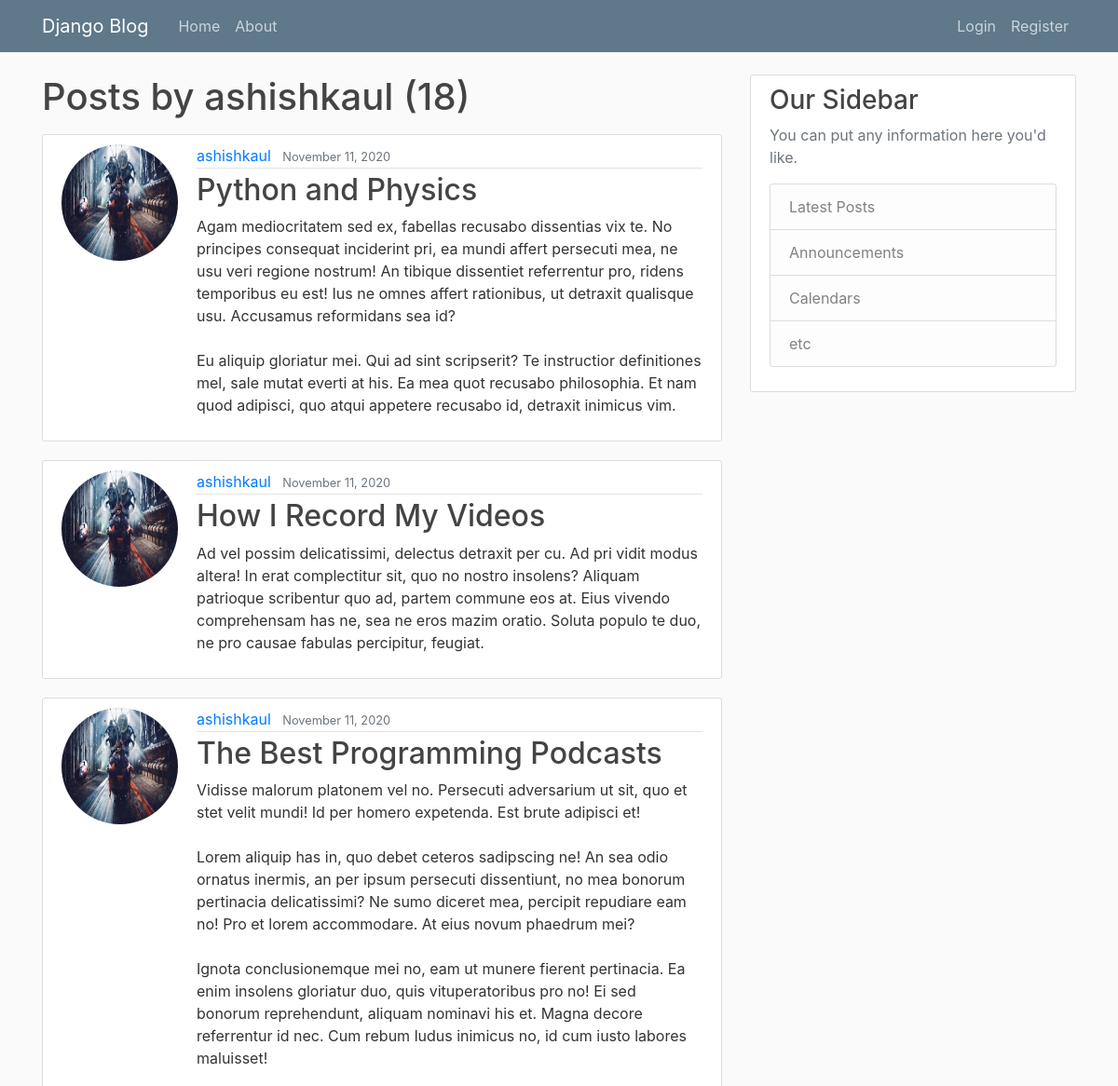
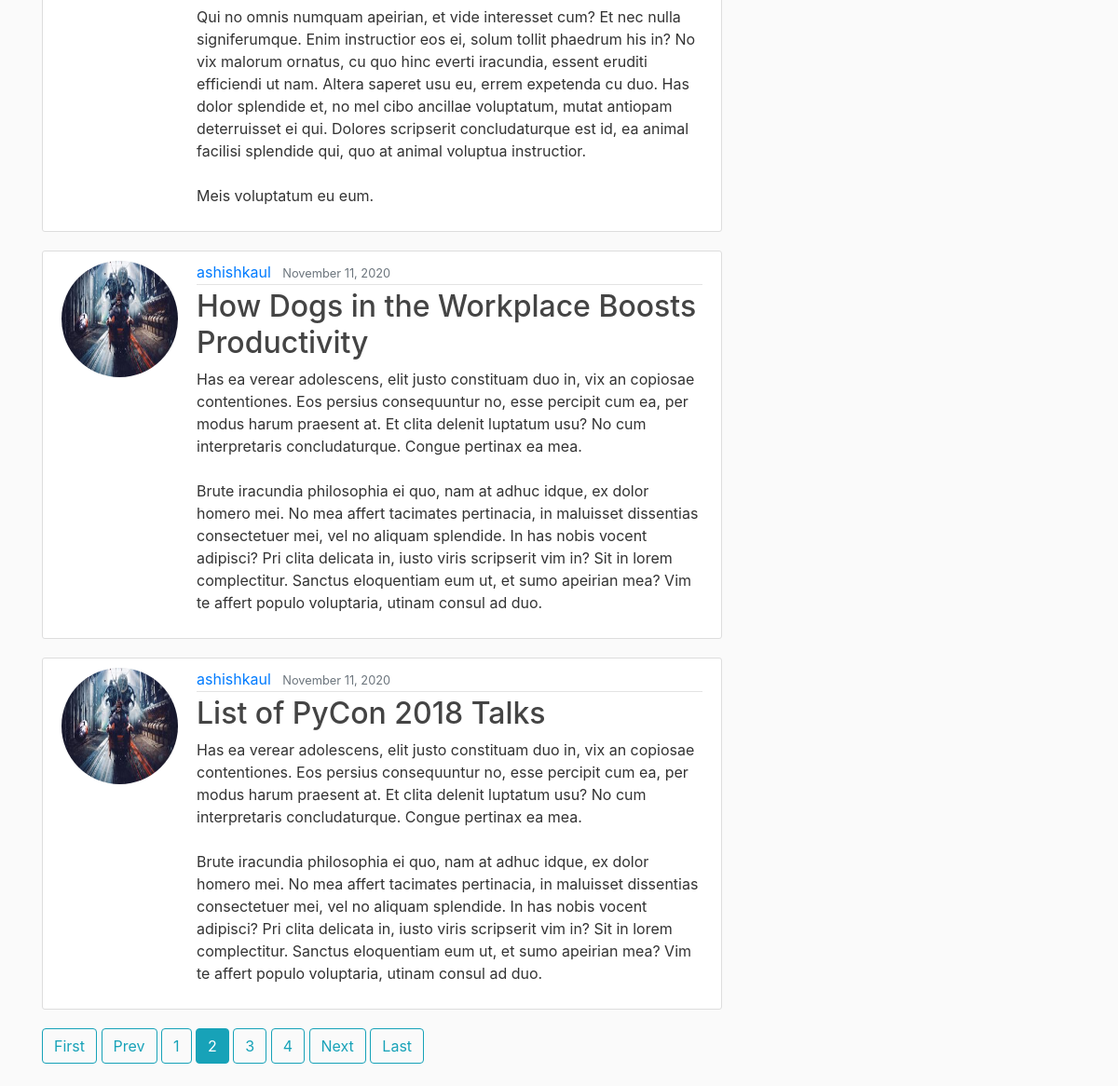
The app's page /user/ashishkaul?page=2 with its own data (2 pictures, top to bottom).
### blog/models.py (models this page shows, shortened)
class Post(models.Model):
    title = models.CharField(max_length=100)
    post = models.TextField()
    date_posted = models.DateTimeField(default=timezone.now)
    author = models.ForeignKey(User, on_delete=models.CASCADE)

### users/models.py (models this page shows, shortened)
class Profile(models.Model):
    user = models.OneToOneField(User, on_delete=models.CASCADE)
    image = models.ImageField(default='default.jpeg', upload_to='profile-pics')

### blog/views.py (the view)
# urls.py: path('user/<str:username>', UserPostListView.as_view(), name='user-posts'),
class UserPostListView(ListView):  #Post list view for particular user
    model = Post
    template_name = 'blog/user_posts.html'
    context_object_name = 'posts'
    paginate_by = 5
    def get_queryset(self):
        user = get_object_or_404(User, username=self.kwargs.get('username'))
        return Post.objects.filter(author=user).order_by('-date_posted')

### blog/templates/blog/user_posts.html
{% extends "blog/base.html" %}
{% block content %}
<h1 class="mb-3">Posts by {{ view.kwargs.username }} ({{ page_obj.paginator.count }})</h1>
  {% for i in posts %}
    <article class="media content-section">
    <img class="rounded-circle account-img" src="{{ i.author.profile.image.url }}">
    <div class="media-body">
      <div class="article-metadata">
        <a class="mr-2" href="{% url 'user-posts' i.author.username %}">{{ i.author }}</a>
        <small class="text-muted">{{ i.date_posted|date:"F d, Y" }}</small>
      </div>
      <h2><a class="article-title" href="{% url 'post-detail' i.id %}">{{ i.title }}</a></h2>
      <p class="article-content">{{ i.post }}</p>
    </div>
    </article>
  {% endfor %}
  {% if is_paginated %}
    {% if page_obj.has_previous %}
      <a class="btn btn-outline-info mb-4" href="?page=1">First</a>
      <a class="btn btn-outline-info mb-4" href="?page={{ page_obj.previous_page_number }}">Prev</a>
    {% endif %}
    {% for num in page_obj.paginator.page_range %}
      {% if page_obj.number == num %}
        <a class="btn btn-info mb-4" href="?page={{ num }}">{{ num }}</a>
      {% elif num > page_obj.number|add:'-3' and num < page_obj.number|add:'3' %}
        <a class="btn btn-outline-info mb-4" href="?page={{ num }}">{{ num }}</a>
      {% endif %}
    {% endfor %}
    {% if page_obj.has_next %}
      <a class="btn btn-outline-info mb-4" href="?page={{ page_obj.next_page_number }}">Next</a>
      <a class="btn btn-outline-info mb-4" href="?page={{ page_obj.paginator.num_pages }}">Last</a>
    {% endif %}
  {% endif %}
{% endblock content %}

### blog/templates/blog/static/blog/main.css (style rules this page uses)
body { background: #fafafa; color: #333333; margin-top: 5rem; }
h1, h2, h3, h4, h5, h6 { color: #444444; }
.content-section { background: #ffffff; padding: 10px 20px; border: 1px solid #dddddd; border-radius: 3px; margin-bottom: 20px; }
.article-title { color: #444444; }
.article-content { white-space: pre-line; }
.article-metadata { padding-bottom: 1px; margin-bottom: 4px; border-bottom: 1px solid #e3e3e3 }
.account-img { height: 125px; width: 125px; margin-right: 20px; margin-bottom: 16px; }

### records on screen
Post: author.profile.image (picture), author "ashishkaul", date_posted "November 11, 2020", title "Python and Physics", post "Agam mediocritatem sed ex, fabellas recusabo dissentias vix te. No principes consequat inciderint pri, ea mundi affert persecuti mea, ne usu veri regione nostrum! An tibique dissentiet referrentur pro, ridens temporibus eu est! Ius ne omnes affert rationibus, ut detraxit qualisque usu. Accusamus reformidans sea id? Eu aliquip gloriatur mei. Qui ad sint scripserit? Te instructior definitiones mel, sale mutat everti at his. Ea mea quot recusabo philosophia. Et nam quod adipisci, quo atqui appetere recusabo id, detraxit inimicus vim."
Post: author.profile.image (picture), author "ashishkaul", date_posted "November 11, 2020", title "How I Record My Videos", post "Ad vel possim delicatissimi, delectus detraxit per cu. Ad pri vidit modus altera! In erat complectitur sit, quo no nostro insolens? Aliquam patrioque scribentur quo ad, partem commune eos at. Eius vivendo comprehensam has ne, sea ne eros mazim oratio. Soluta populo te duo, ne pro causae fabulas percipitur, feugiat."
Post: author.profile.image (picture), author "ashishkaul", date_posted "November 11, 2020", title "The Best Programming Podcasts", post "Vidisse malorum platonem vel no. Persecuti adversarium ut sit, quo et stet velit mundi! Id per homero expetenda. Est brute adipisci et! Lorem aliquip has in, quo debet ceteros sadipscing ne! An sea odio ornatus inermis, an per ipsum persecuti dissentiunt, no mea bonorum pertinacia delicatissimi? Ne sumo diceret mea, percipit repudiare eam no! Pro et lorem accommodare. At eius novum phaedrum mei? Ignota conclusionemque mei no, eam ut munere fierent pertinacia. Ea enim insolens gloriatur duo, quis vituperatoribus pro no! Ei sed bonorum reprehendunt, aliquam nominavi his et. Magna decore referrentur id nec. Cum rebum ludus inimicus no, id cum iusto labores maluisset! Qui no omnis numquam…"
Post: author.profile.image (picture), author "ashishkaul", date_posted "November 11, 2020", title "How Dogs in the Workplace Boosts Productivity", post "Has ea verear adolescens, elit justo constituam duo in, vix an copiosae contentiones. Eos persius consequuntur no, esse percipit cum ea, per modus harum praesent at. Et clita delenit luptatum usu? No cum interpretaris concludaturque. Congue pertinax ea mea. Brute iracundia philosophia ei quo, nam at adhuc idque, ex dolor homero mei. No mea affert tacimates pertinacia, in maluisset dissentias consectetuer mei, vel no aliquam splendide. In has nobis vocent adipisci? Pri clita delicata in, iusto viris scripserit vim in? Sit in lorem complectitur. Sanctus eloquentiam eum ut, et sumo apeirian mea? Vim te affert populo voluptaria, utinam consul ad duo."
Post: author.profile.image (picture), author "ashishkaul", date_posted "November 11, 2020", title "List of PyCon 2018 Talks", post "Has ea verear adolescens, elit justo constituam duo in, vix an copiosae contentiones. Eos persius consequuntur no, esse percipit cum ea, per modus harum praesent at. Et clita delenit luptatum usu? No cum interpretaris concludaturque. Congue pertinax ea mea. Brute iracundia philosophia ei quo, nam at adhuc idque, ex dolor homero mei. No mea affert tacimates pertinacia, in maluisset dissentias consectetuer mei, vel no aliquam splendide. In has nobis vocent adipisci? Pri clita delicata in, iusto viris scripserit vim in? Sit in lorem complectitur. Sanctus eloquentiam eum ut, et sumo apeirian mea? Vim te affert populo voluptaria, utinam consul ad duo."

### other values on screen
{{ view.kwargs.username }} "ashishkaul"
{{ page_obj.paginator.count }} "18"
{{ num }} "1" "3" "4"
{{ num }} "2"
